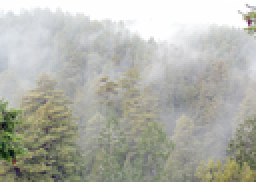
%> input picture ref/code for our survey/image quality assessment/Image/forest-orig.png, 128 x 91 px, shrunk from 600 x 425 before the run (shown 2 times larger)
$ octave demo.m   (GNU Octave 9; MATLAB toolbox functions it lacks are replaced by stand-ins)
%> lines starting %> are read from the running program, lines starting %| are printed output that depends on the picture; in (x1, y1, x2, y2) boxes, pixels count from 0 and x2, y2 are one past the last pixel; in counts of white or black regions, pixels touching at a corner belong together; the program's own positions count from 1
%> further down, Fog_image is the input picture: size 91x128x3 uint8; mean R, G, B 177.3, 178.7, 169.8
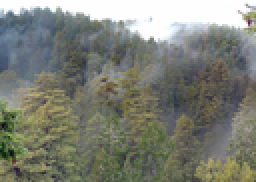
%> input picture ref/code for our survey/image quality assessment/Image/forest-He.png, 128 x 91 px, shrunk from 600 x 425 before the run (shown 2 times larger)
%> further down, Clear_image is the input picture: size 91x128x3 uint8; mean R, G, B 125.5, 128.4, 117.9
### ref/code for our survey/image quality assessment/blind_assessment.m
%  CORRESPONDENCE INFORMATION

%  This code is used to calculate the blind assessment indicates and image
%  visibility.

%  Comments and bug reports are welcome.  Email to ckghostwj@126.com


%  Parts of code refer to the paper:
%  "Blind Contrast Restoration Assessment by Gradient Ratioing at Visible Edges",
%  by N. Hautiere, J.-P. Tarel, D. Aubert and E. Dumont,
%  in proceedings of International Congress for Stereology (ICS'07),
%  Saint Etienne, France, August 30-September 7, 2007.
%  http://perso.lcpc.fr/tarel.jean-philippe/publis/ics07.html


function [Blind_e,Blind_r,Blind_deta,IVM_r] = blind_assessment(I1,R1)

if size(I1,3) == 3
    I1 = double(rgb2gray(I1));
else
    I1 = double(I1);
end
if size(R1,3) == 3
    R1 = double(rgb2gray(R1));
else
    R1 = double(R1);
end

[nl,nc] = size(I1);
%> nl = 91; nc = 128

%%----------------------- Sobel Gradient ---------------------------%%
Sy   = double([1 2 1;0 0 0;-1 -2 -1]);
GIy  = imfilter(I1,Sy,'symmetric');
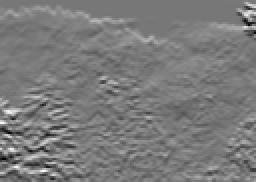
%> GIy: size 91x128 double (shown 2 times larger); min -338, max 385, mean 11.4; drawn with min black and max white
GRy1 = imfilter(R1,Sy,'symmetric');

Sx   = double([1 0 -1; 2 0 -2; 1 0 -1]);
GIx  = imfilter(I1,Sx,'symmetric');
GRx1 = imfilter(R1,Sx,'symmetric');
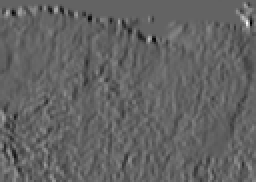
%> GRx1: size 91x128 double (shown 2 times larger); min -443, max 692, mean -1; drawn with min black and max white

GI  = sqrt((GIx.^2)+(GIy.^2));
GR1 = sqrt((GRx1.^2)+(GRy1.^2));
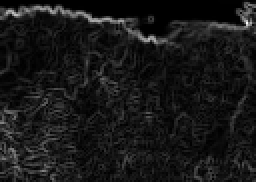
%> GR1: size 91x128 double (shown 2 times larger); min 0, max 750.3, mean 70.3; drawn with min black and max white

minGI = min(GI(:));
%> minGI = 0
maxGI = max(GI(:));
%> maxGI = 705.2

%%------------------ Contrast Computation at 5% --------------------%%
[Ci Crri Ci_i Crri_i] = functionContrastAt5PerCent(I1);
[C1 Crr1 C1_1 Crr1_1] = functionContrastAt5PerCent(R1);

%%-------------------- Visible Gradients Ratio ---------------------%%
Cratio1 = zeros(nl,nc);
Cratio1(Crr1>0) = GR1(Crr1>0)./GI(Crr1>0);

%%--------------------- Descriptor computation ---------------------%%
% Rate of new visible edges e
whitePixels1 = sum(C1(:));
whitePixelsi = sum(Ci(:));
Blind_e = 100*(whitePixels1-whitePixelsi)/size(I1,1)/size(I1,2);

% Number of saturated pixels after restoration
Blind_deta = sum(R1(:)==255 |R1(:)==0);
Blind_deta = Blind_deta/(nl*nc);

% Restoration quality (geometric mean ratios of visibility level)
XX = log(Cratio1);
Blind_r = exp((1/(whitePixels1))*nansum(XX(isfinite(XX))));

% Caculate the image visibility measurement (IVM)
nr_all = sum(C1_1(:));
IVM_r  = whitePixels1/nr_all*log(sum(sum(C1_1.*Crr1_1)));   % IVM of the clear image

### ref/code for our survey/image quality assessment/functionContrastAt5PerCent.m
% 23/02/2011
% IFSTTAR copyright
%
% The approach is described in details in
%
% "Blind Contrast Restoration Assessment by Gradient Ratioing at Visible Edges",
% by N. Hautiere, J.-P. Tarel, D. Aubert and E. Dumont,
% in proceedings of International Congress for Stereology (ICS'07),
% Saint Etienne, France, August 30-September 7, 2007.
% http://perso.lcpc.fr/tarel.jean-philippe/publis/ics07.html

function [Mask Crr Mask_1 Crr_1] = functionContrastAt5PerCent(I1,S,percentage)
% Inputs
% I1 : Original image
% S : SubWindow size (default = 7)
% perCentage : Visibility percentage (default = 5)

% Outputs
% Mask : Mask of the visibility contrast > percentage
% Crr : valeur du contraste visibile (>percentage)

if nargin<1
    error('not enough argument')
end
if nargin<2
    S = 7;
end
if nargin<3
    percentage = 5;
end

[nl,nc,dd] = size(I1);
%> nl = 91; nc = 128; dd = 1

% 4-neighborhood pixels
seh = [0 1 0;0 1 0;0 0 0];
seg = [0 0 0;1 1 0;0 0 0];

%%---------------- minimum and maximum calculation ---------------%%
I1pad= padarray(I1,[3 3],'symmetric');

Igmin11 = imerode(I1pad,seg,'full');
Ihmin11 = imerode(I1pad,seh,'full');
Igmax11 = imdilate(I1pad,seg,'full');
Ihmax11 = imdilate(I1pad,seh,'full');

Igmin1 = Igmin11(3+(1:nl),3+(1:nc));
Ihmin1 = Ihmin11(3+(1:nl),3+(1:nc));
Igmax1 = Igmax11(3+(1:nl),3+(1:nc));
Ihmax1 = Ihmax11(3+(1:nl),3+(1:nc));

%%-------------- pads image and minimum and maximum matrix -------------%%
I1pad = padarray(I1,[S S],'symmetric');
%> I1pad: size 105x142 double

Igmin1pad = padarray(Igmin1,[S S],'symmetric');
Ihmin1pad = padarray(Ihmin1,[S S],'symmetric');
Igmax1pad = padarray(Igmax1,[S S],'symmetric');
Ihmax1pad = padarray(Ihmax1,[S S],'symmetric');

%%---------------------------- Initialization --------------------------%%
Is   = zeros(S,S);
Mask = false(nl+2*S,nc+2*S);
Crr  = zeros(nl+2*S,nc+2*S);

Mask_1 = false(nl+2*S,nc+2*S);
Crr_1  = zeros(nl+2*S,nc+2*S);

s = 1;
percentage = percentage/2;

h = waitbar(0,'Please wait...');

%%------------------ subwindow of size S*S ----------------------------%%
for ii = 1:round(S/2):nl
    for jj = 1:round(S/2):nc
        Is     = double(I1pad(S+ii:2*S+ii-1,S+jj:2*S+jj-1));
        Isgmin = double(Igmin1pad(S+ii:2*S+ii-1,S+jj:2*S+jj-1));
        Ishmin = double(Ihmin1pad(S+ii:2*S+ii-1,S+jj:2*S+jj-1));
        Isgmax = double(Igmax1pad(S+ii:2*S+ii-1,S+jj:2*S+jj-1));
        Ishmax = double(Ihmax1pad(S+ii:2*S+ii-1,S+jj:2*S+jj-1));

        % horizontal and vertical contrasts
        Cgxx1 = zeros(1,S^2);
        Chxx1 = zeros(1,S^2);

        Ismin = round(min(Is(:)));
        Ismax = round(max(Is(:)));

        if(Ismin<=0)  Ismin = 1;  end
        if(Ismin>256) Ismin = 256;end
        if(Ismax<=0)  Ismax = 1;  end
        if(Ismax>256) Ismax = 256;end
        Fcube = false(S,S,Ismax-Ismin+1);
        C = zeros(1,Ismax);
        G = zeros(1,Ismax);
        for s = Ismin:Ismax   % we vary the threshold
            Fg = 0;           % Pixels cardinal separated by s
            pg = 1;           % Contrast indice
            Fh = 0;
            ph = 1;
            Cgxx1 = zeros(1,S^2);
            Chxx1 = zeros(1,S^2);
            for nn=2:S
                for mm=2:S
                    % Vertical contrast
                    if((Isgmin(nn,mm)<=s) && (Isgmax(nn,mm)>s))         % test if two pixels are separated by s
                    % Weber Contrast calculation
                        Cgxx1(pg) = min( abs(s-Is(nn,mm))/(max(s,Is(nn,mm))), abs(s-Is(nn,mm-1))/(max(s,Is(nn,mm-1))));
                        pg = pg+1;
                        Fg = Fg+1;
                    % Mask calculation
                        Fcube(nn,mm,s-Ismin+1)   = true;
                        Fcube(nn,mm-1,s-Ismin+1) = true;
                    end
                    % Horizontal contrast
                    if((Ishmin(nn,mm)<=s) && (Ishmax(nn,mm)>s))
                    % Weber Contrast calculation
                        Chxx1(ph) = min( abs(s-Is(nn,mm))/(max(s,Is(nn,mm))) , abs(s-Is(nn-1,mm))/(max(s,Is(nn-1,mm))) );
                        ph = ph+1;
                        Fh = Fh+1;
                    % Mask calculation
                        Fcube(nn,mm,s-Ismin+1)   = true;
                        Fcube(nn-1,mm,s-Ismin+1) = true;
                    end
                end
            end
            if ((Fg+Fh) > 0)  % we verified if there is a threshold s that separates at least two pixels
                C(s) = (1/(Fg+Fh))*(sum(Cgxx1)+sum(Chxx1));   % Contrast of threshold s
            end
        end
        % threshold that maximize the contrast
        [M s0] = max(C);
        s0 = max(s0,Ismin);
        M  = 256*M;
        if(M>0)
            % overlapping : we make a "logical |" because we evaluate contrast in windows of size S moving with a step of S/2
            Mask_1(S+ii:2*S+ii-1,S+jj:2*S+jj-1) =  Mask_1(S+ii:2*S+ii-1,S+jj:2*S+jj-1) |  Fcube(:,:,s0-Ismin+1);
            I3_1 = Mask_1(S+ii:2*S+ii-1,S+jj:2*S+jj-1);
            % recover the contrast value of visible edge
            Crr1_1       = zeros(S,S);
            Crr1_1(I3_1) = 2*M/256;
            Crr_1(S+ii:2*S+ii-1,S+jj:2*S+jj-1) = Crr1_1;
        end
        if(M>(256*(percentage/100)))
            % overlapping : we make a "logical |" because we evaluate contrast in windows of size S moving with a step of S/2
            Mask(S+ii:2*S+ii-1,S+jj:2*S+jj-1) = Mask(S+ii:2*S+ii-1,S+jj:2*S+jj-1) |  Fcube(:,:,s0-Ismin+1);
            I3 = Mask(S+ii:2*S+ii-1,S+jj:2*S+jj-1);
            % recover the contrast value of visible edge
            Crr1     = zeros(S,S);
            Crr1(I3) = 2*M/256;
            Crr(S+ii:2*S+ii-1,S+jj:2*S+jj-1) = Crr1;
        end
    end
    waitbar(ii/nl,h)
end
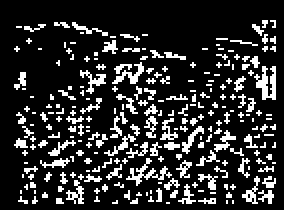
%> Mask: size 105x142 logical (shown 2 times larger); 17.7% white in thin lines or dots, all inside (x1, y1, x2, y2) = (7, 10, 138, 102)
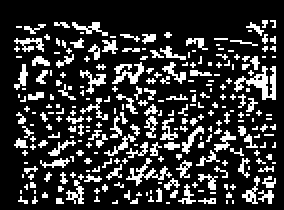
%> Mask_1: size 105x142 logical (shown 2 times larger); 20.9% white in thin lines or dots, all inside (x1, y1, x2, y2) = (7, 10, 138, 102)
%> after the loop, C = 153 values, max 0.147 at index 131, min 0 at index 1, mean 0.0214; Cgxx1 = 49 values, max 0.216 at index 3, min 0 at index 1, mean 0.00974; Chxx1 = 49 values, max 0.196 at index 1, min 0 at index 3, mean 0.008; Crr1 = [0.293 0 0 0.293 0.293 0 0; 0.293 0 0 0.293 0.293 0 0; 0 0.293 0.293 0.293 0.293 0.293 0; 0.293 0.293 0.293 0.293 0.293 0.293 0; 0.293 0 0 0.293 0.293 0 0; 0.293 0 0 0.293 0.293 0 0; 0 0 0 0.293 0.293 0 0]; Crr1_1 has the same summary as Crr1; I3 = [true false false true true false false; true false false true true false false; false true true true true true false; true true true true true true false; true false false true true false false; true false false true true false false; false false false true true false false]; I3_1 has the same summary as I3

Mask = Mask(S+1:nl+S,S+1:nc+S);
%> Mask: size 91x128 logical; 20.4% white in thin lines or dots
Crr  = Crr(S+1:nl+S,S+1:nc+S);
%> Crr: size 91x128 double

close(h);

### ref/code for our survey/image quality assessment/demo.m
%  CORRESPONDENCE INFORMATION

%  Comments and bug reports are welcome.  Email to ckghostwj@126.com

%  WORK SETTING:
%  This code has been compiled and tested by using MATLAB R2012a

%  For more detials, please see our paper:
%  Y. Xu, J. Wen, L. Fei, Z. Zhang,
%  Review of video and image defogging algorithms and related studies on image restoration and enhancement,
%  DOI: 10.1109/ACCESS.2015.2511558. In IEEE ACCESS, 2016.
%---------------------------------------------------------------------------------------------------------

%  Parts of code refer to the paper:
%  N. Hauti谷re, J.-P. Tarel, D. Aubert, and E. Dumont,
%  "Blind contrast enhancement assessment by gradient ratioing at visible edges,"
%  Image Anal. & Stereology J., vol. 27, no. 2, pp. 87-95, Jun. 2008.
%  Z. Wang, A. C. Bovik, H. R. Sheikh, and E. P. Simoncelli, "Image
%  quality assessment: From error visibility to structural similarity,"
%  IEEE Transactios on Image Processing, vol. 13, no. 4, pp. 600-612,


%  This main function is used to caculate the objective quality of the defogging image,
%  and can be utilized as a objective evaluation criterion for different defogging algorithms.

clear all
clc
addpath([cd '/Image/']);
Fog_image   = imread('forest-orig.png');          % read original foggy image
Clear_image = imread('forest-He.png');      % read clear image (enhanced image)

% Blind assessment and image visibility measurement (IVM)
[Blind_e,Blind_r,Blind_deta,IVM_r] = blind_assessment(Fog_image,Clear_image);
%> in functionContrastAt5PerCent (call 2), `Ihmax1pad = padarray(Ihmax1,[S S],'symmetric');`:
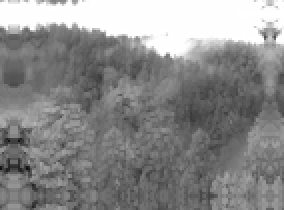
%> Ihmax1pad: size 105x142 double (shown 2 times larger); min 15, max 255, mean 138.6
%> (the run ends here)
